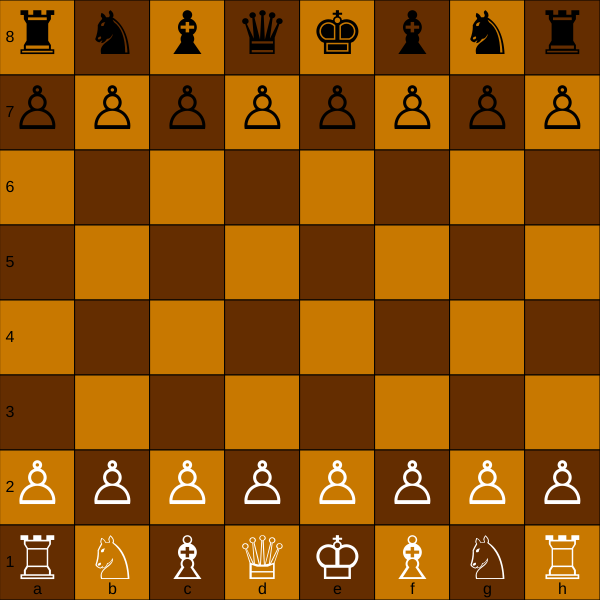
Frame 1 (no input)
Frame 60 (no input): identical to frame 1, image omitted
Frame 120 (the mouse pressed at the canvas centre since frame 60): identical to frame 1, image omitted

The p5.js sketch that drew this single still picture (run headless with seeded random() and noise() and a simulated clock; from frame 60 on, the mouse is pressed at the canvas centre):

// p5.js sketch
// ── sketch.js

const TT = new Map();

const EMPTY = 0;

const WHITE = 1;
const BLACK = -1;

const PAWN   = 1;
const KNIGHT = 2;
const BISHOP = 3;
const ROOK   = 4;
const QUEEN  = 5;
const KING   = 6;

let pendingPromotionMove = null;
let promotionChoices = ["q", "r", "b", "n"];
let currentDifficulty = "grandmaster"; 
let lastMove = null; // { fromFile, fromRank, toFile, toRank }
let humanSide = WHITE;
const NULL_MOVE_R = 2;      // reduction
const NULL_MOVE_MIN_DEPTH = 3; // only do at depth >= 3
const TT_SIZE = 10000000000000;

const PIECE_NONE = 0;
// Map your internal piece codes to 0..N-1
// Example (adapt to your engine):
// 1: white pawn, 2: white knight, ..., 7: black pawn, etc.

let zobristPiece = [];   // [square][piece]
let zobristSide;         // side to move
let zobristCastling = []; // castling rights index
let zobristEnPassant = []; // file index (0-7) or 8 = none

let zobristKey = 0n;     // BigInt for safety



const DIFFICULTY = {
  easy:    { depth: 1, noise: 0.40, blunder: 0.30 },
  normal:  { depth: 2, noise: 0.20, blunder: 0.10 },
  hard:    { depth: 3, noise: 0.05, blunder: 0.02 },
  insane:  { depth: 4, noise: 0.01, blunder: 0.004 },
  master:  { depth: 5, noise: 0.001, blunder: 0.001 },
  grandmaster:  { depth: 8, noise: 0.0001, blunder: 0.0001 }
};

class Position {
  constructor() {
    this.board = this.createStartBoard();
    this.sideToMove = WHITE;

    this.castlingRights = {
      whiteKingSide: true,
      whiteQueenSide: true,
      blackKingSide: true,
      blackQueenSide: true
    };

    this.enPassantSquare = null; // {file, rank} or null
    this.halfmoveClock = 0;
    this.fullmoveNumber = 1;
  }

  createStartBoard() {
    const b = [];
    for (let r = 0; r < 8; r++) {
      b[r] = new Array(8).fill(EMPTY);
    }

    // place pieces (simple encoding: color * pieceType)
    // white
    b[7] = [
      WHITE * ROOK, WHITE * KNIGHT, WHITE * BISHOP, WHITE * QUEEN,
      WHITE * KING, WHITE * BISHOP, WHITE * KNIGHT, WHITE * ROOK
    ];
    b[6] = new Array(8).fill(WHITE * PAWN);

    // black
    b[0] = [
      BLACK * ROOK, BLACK * KNIGHT, BLACK * BISHOP, BLACK * QUEEN,
      BLACK * KING, BLACK * BISHOP, BLACK * KNIGHT, BLACK * ROOK
    ];
    b[1] = new Array(8).fill(BLACK * PAWN);

    return b;
  }

  clone() {
    const p = new Position();
    p.board = this.board.map(row => row.slice());
    p.sideToMove = this.sideToMove;
    p.castlingRights = { ...this.castlingRights };
    p.enPassantSquare = this.enPassantSquare ? { ...this.enPassantSquare } : null;
    p.halfmoveClock = this.halfmoveClock;
    p.fullmoveNumber = this.fullmoveNumber;
    return p;
  }
}
class Move {
  constructor(fromFile, fromRank, toFile, toRank, options = {}) {
    this.fromFile = fromFile;
    this.fromRank = fromRank;
    this.toFile = toFile;
    this.toRank = toRank;

    this.promotion = options.promotion || null; // piece type
    this.isEnPassant = !!options.isEnPassant;
    this.isCastling = !!options.isCastling;
    this.capturedPiece = options.capturedPiece || null; // filled when making move
  }
}
function inBounds(f, r) {
  return f >= 0 && f < 8 && r >= 0 && r < 8;
}

function pieceColor(piece) {
  if (piece === EMPTY) return 0;
  return piece > 0 ? WHITE : BLACK;
}
Position.prototype.generatePseudoLegalMoves = function() {
  const moves = [];
  const side = this.sideToMove;

  for (let r = 0; r < 8; r++) {
    for (let f = 0; f < 8; f++) {
      const piece = this.board[r][f];
      if (piece === EMPTY) continue;
      if (pieceColor(piece) !== side) continue;

      const type = pieceType(piece);
      if (type === PAWN) {
        this.generatePawnMoves(f, r, moves);
      } else if (type === KNIGHT) {
        this.generateKnightMoves(f, r, moves);
      } else if (type === BISHOP) {
        this.generateSlidingMoves(f, r, moves, [
          [1,1], [1,-1], [-1,1], [-1,-1]
        ]);
      } else if (type === ROOK) {
        this.generateSlidingMoves(f, r, moves, [
          [1,0], [-1,0], [0,1], [0,-1]
        ]);
      } else if (type === QUEEN) {
        this.generateSlidingMoves(f, r, moves, [
          [1,1], [1,-1], [-1,1], [-1,-1],
          [1,0], [-1,0], [0,1], [0,-1]
        ]);
      } else if (type === KING) {
        this.generateKingMoves(f, r, moves);
      }
    }
  }

  return moves;
};

Position.prototype.isSquareAttackedBy = function(f, r, attackerColor) {

  // --- Pawn attacks ---
  const pawnDir = attackerColor === WHITE ? -1 : 1;
  const pawnRanks = r + pawnDir;
  for (const df of [-1, 1]) {
    const pf = f + df;
    if (inBounds(pf, pawnRanks)) {
      const piece = this.board[pawnRanks][pf];
      if (piece === attackerColor * PAWN) return true;
    }
  }

  // --- Knight attacks ---
  const knightOffsets = [
    [1,2], [2,1], [-1,2], [-2,1],
    [1,-2], [2,-1], [-1,-2], [-2,-1]
  ];
  for (const [df, dr] of knightOffsets) {
    const nf = f + df, nr = r + dr;
    if (!inBounds(nf, nr)) continue;
    if (this.board[nr][nf] === attackerColor * KNIGHT) return true;
  }

  // --- Sliding attacks (Bishop/Queen) ---
  const bishopDirs = [[1,1],[1,-1],[-1,1],[-1,-1]];
  for (const [df, dr] of bishopDirs) {
    let nf = f + df, nr = r + dr;
    while (inBounds(nf, nr)) {
      const piece = this.board[nr][nf];
      if (piece !== EMPTY) {
        if (piece === attackerColor * BISHOP ||
            piece === attackerColor * QUEEN) return true;
        break;
      }
      nf += df; nr += dr;
    }
  }

  // --- Sliding attacks (Rook/Queen) ---
  const rookDirs = [[1,0],[-1,0],[0,1],[0,-1]];
  for (const [df, dr] of rookDirs) {
    let nf = f + df, nr = r + dr;
    while (inBounds(nf, nr)) {
      const piece = this.board[nr][nf];
      if (piece !== EMPTY) {
        if (piece === attackerColor * ROOK ||
            piece === attackerColor * QUEEN) return true;
        break;
      }
      nf += df; nr += dr;
    }
  }

  // --- King attacks ---
  const kingOffsets = [
    [1,0], [-1,0], [0,1], [0,-1],
    [1,1], [1,-1], [-1,1], [-1,-1]
  ];
  for (const [df, dr] of kingOffsets) {
    const nf = f + df, nr = r + dr;
    if (!inBounds(nf, nr)) continue;
    if (this.board[nr][nf] === attackerColor * KING) return true;
  }

  return false;
};


Position.prototype.inCheck = function(color) {
  let kingFile = -1, kingRank = -1;

  // find king
  for (let r = 0; r < 8; r++) {
    for (let f = 0; f < 8; f++) {
      if (this.board[r][f] === color * KING) {
        kingFile = f;
        kingRank = r;
        break;
      }
    }
  }

  return this.isSquareAttackedBy(kingFile, kingRank, -color);
};


Position.prototype.generateLegalMoves = function() {
  const pseudo = this.generatePseudoLegalMoves();
  const legal = [];

  for (const m of pseudo) {
    const clone = this.clone();
    clone.makeMove(m);
    if (!clone.inCheck(this.sideToMove)) { // original side
      legal.push(m);
    }
  }

  return legal;
};

Position.prototype.generatePawnMoves = function(f, r, moves) {
  const side = this.sideToMove;
  const dir = side === WHITE ? -1 : 1;
  const startRank = side === WHITE ? 6 : 1;
  const promotionRank = side === WHITE ? 0 : 7;

  const oneStepR = r + dir;
  if (inBounds(f, oneStepR) && this.board[oneStepR][f] === EMPTY) {
    // normal move or promotion
    if (oneStepR === promotionRank) {
      [QUEEN, ROOK, BISHOP, KNIGHT].forEach(promo => {
        moves.push(new Move(f, r, f, oneStepR, { promotion: promo }));
      });
    } else {
      moves.push(new Move(f, r, f, oneStepR));
    }

    // two-step from start
    if (r === startRank) {
      const twoStepR = r + 2 * dir;
      if (this.board[twoStepR][f] === EMPTY) {
        moves.push(new Move(f, r, f, twoStepR));
      }
    }
  }

  // captures
  for (const df of [-1, 1]) {
    const cf = f + df;
    const cr = r + dir;
    if (!inBounds(cf, cr)) continue;

    const target = this.board[cr][cf];

    // normal capture
    if (target !== EMPTY && pieceColor(target) === -side) {
      if (cr === promotionRank) {
        [QUEEN, ROOK, BISHOP, KNIGHT].forEach(promo => {
          moves.push(new Move(f, r, cf, cr, { promotion: promo }));
        });
      } else {
        moves.push(new Move(f, r, cf, cr));
      }
    }

    // en passant
    if (this.enPassantSquare &&
        this.enPassantSquare.file === cf &&
        this.enPassantSquare.rank === cr &&
        target === EMPTY) {
      moves.push(new Move(f, r, cf, cr, { isEnPassant: true }));
    }
  }
};
Position.prototype.makeMove = function(move) {
  const fromPiece = this.board[move.fromRank][move.fromFile];
  const side = this.sideToMove;
  // reset en passant by default
  this.enPassantSquare = null;

  // handle en passant capture
  if (move.isEnPassant) {
    const dir = side === WHITE ? -1 : 1;
    const capRank = move.toRank - dir;
    move.capturedPiece = this.board[capRank][move.toFile];
    this.board[capRank][move.toFile] = EMPTY;
  } else {
    move.capturedPiece = this.board[move.toRank][move.toFile];
  }

  // move piece
  this.board[move.fromRank][move.fromFile] = EMPTY;

  let placedPiece = fromPiece;

  // promotion
  if (move.promotion) {
    placedPiece = side * move.promotion;
  }

  this.board[move.toRank][move.toFile] = placedPiece;

  // pawn two-step → set en passant square
  if (pieceType(fromPiece) === PAWN && Math.abs(move.toRank - move.fromRank) === 2) {
    const epRank = (move.fromRank + move.toRank) / 2;
    this.enPassantSquare = { file: move.fromFile, rank: epRank };
  }

  if (move.isCastling) {
  const rank = move.fromRank; // king's rank (0 for black, 7 for white)

  if (move.toFile === 6) { // king-side
    const rookFrom = 7;
    const rookTo = 5;
    this.board[rank][rookTo] = this.board[rank][rookFrom];
    this.board[rank][rookFrom] = EMPTY;
  } else if (move.toFile === 2) { // queen-side
    const rookFrom = 0;
    const rookTo = 3;
    this.board[rank][rookTo] = this.board[rank][rookFrom];
    this.board[rank][rookFrom] = EMPTY;
  }
      // if king moves, remove both rights
if (pieceType(fromPiece) === KING) {
  if (side === WHITE) {
    this.castlingRights.whiteKingSide = false;
    this.castlingRights.whiteQueenSide = false;
  } else {
    this.castlingRights.blackKingSide = false;
    this.castlingRights.blackQueenSide = false;
  }
}

// if rook moves or is captured, remove that side's right
if (pieceType(fromPiece) === ROOK) {
  if (side === WHITE) {
    if (move.fromFile === 0 && move.fromRank === 7) this.castlingRights.whiteQueenSide = false;
    if (move.fromFile === 7 && move.fromRank === 7) this.castlingRights.whiteKingSide = false;
  } else {
    if (move.fromFile === 0 && move.fromRank === 0) this.castlingRights.blackQueenSide = false;
    if (move.fromFile === 7 && move.fromRank === 0) this.castlingRights.blackKingSide = false;
  }
}
}



  // update clocks
  if (pieceType(fromPiece) === PAWN || move.capturedPiece !== EMPTY) {
    this.halfmoveClock = 0;
  } else {
    this.halfmoveClock++;
  }

  if (side === BLACK) {
    this.fullmoveNumber++;
  }

  // switch side
  this.sideToMove = -side;
};
Position.prototype.generateKnightMoves = function(f, r, moves) {
  const side = this.sideToMove;
  const offsets = [
    [1,2], [2,1], [-1,2], [-2,1],
    [1,-2], [2,-1], [-1,-2], [-2,-1]
  ];

  for (const [df, dr] of offsets) {
    const nf = f + df;
    const nr = r + dr;
    if (!inBounds(nf, nr)) continue;

    const target = this.board[nr][nf];
    if (target === EMPTY || pieceColor(target) === -side) {
      moves.push(new Move(f, r, nf, nr));
    }
  }
};
Position.prototype.generateSlidingMoves = function(f, r, moves, directions) {
  const side = this.sideToMove;

  for (const [df, dr] of directions) {
    let nf = f + df;
    let nr = r + dr;

    while (inBounds(nf, nr)) {
      const target = this.board[nr][nf];

      if (target === EMPTY) {
        moves.push(new Move(f, r, nf, nr));
      } else {
        if (pieceColor(target) === -side) {
          moves.push(new Move(f, r, nf, nr));
        }
        break; // blocked
      }

      nf += df;
      nr += dr;
    }
  }
};

Position.prototype.generateKingMoves = function(f, r, moves) {
  const side = this.sideToMove;
  const offsets = [
    [1,0], [-1,0], [0,1], [0,-1],
    [1,1], [1,-1], [-1,1], [-1,-1]
  ];

  for (const [df, dr] of offsets) {
    const nf = f + df;
    const nr = r + dr;
    if (!inBounds(nf, nr)) continue;

    const target = this.board[nr][nf];
    if (target === EMPTY || pieceColor(target) === -side) {
      moves.push(new Move(f, r, nf, nr));
    }
  }

  this.generateCastlingMoves(f, r, moves);
};
Position.prototype.generateCastlingMoves = function(f, r, moves) {
  const side = this.sideToMove;

  const kingSide = side === WHITE
    ? this.castlingRights.whiteKingSide
    : this.castlingRights.blackKingSide;

  const queenSide = side === WHITE
    ? this.castlingRights.whiteQueenSide
    : this.castlingRights.blackQueenSide;

  // King must not be in check
  if (this.inCheck(side)) return;

  // KING SIDE CASTLING
  if (kingSide) {
    // squares between king and rook must be empty
    if (this.board[r][f+1] === EMPTY &&
        this.board[r][f+2] === EMPTY) {

      // squares king passes through must not be attacked
      if (!this.isSquareAttackedBy(f+1, r, -side) &&
          !this.isSquareAttackedBy(f+2, r, -side)) {

        moves.push(new Move(f, r, f+2, r, { isCastling: true }));
      }
    }
  }

  // QUEEN SIDE CASTLING
  if (queenSide) {
    if (this.board[r][f-1] === EMPTY &&
        this.board[r][f-2] === EMPTY &&
        this.board[r][f-3] === EMPTY) {

      if (!this.isSquareAttackedBy(f-1, r, -side) &&
          !this.isSquareAttackedBy(f-2, r, -side)) {

        moves.push(new Move(f, r, f-2, r, { isCastling: true }));
      }
    }
  }

};
Position.prototype.generateLegalMoves = function() {
  const pseudo = this.generatePseudoLegalMoves();
  const legal = [];

  for (const move of pseudo) {
    const clone = this.clone();
    clone.makeMove(move);

    // after move, sideToMove has flipped
    if (!clone.inCheck(-clone.sideToMove)) {
      legal.push(move);
    }
  }

  return legal;
};

function pieceType(piece) {
  return Math.abs(piece);
}

let position;
let engine;
  class ChessEngine {
  constructor() {
     this.position = null;
  this.searching = false;

  this.bestMove = null;
  this.bestScore = -Infinity;

  this.rootMoves = [];
  this.currentRootIndex = 0;

  this.stack = [];

  this.nodeBudgetPerFrame = 3000000; // you already found this sweet spot

  // iterative deepening
  this.maxDepth = 1;
  this.targetDepth = DIFFICULTY[currentDifficulty].depth;

  // heuristics
  this.killers = Array.from({ length: 64 }, () => [null, null]);
  this.history = {};
  }



  tick() {
    let nodes = 0;
    while (nodes < this.nodeBudgetPerFrame && this.searching) {
      if (!this.stepSearch()) {
        this.searching = false;
        break;
      }
      nodes++;
    }
  }
}
ChessEngine.prototype.startSearch = function(pos) {
  this.position = pos.clone();
  this.searching = true;

  this.bestMove = null;
  this.bestScore = -Infinity;

  this.rootMoves = this.position.generateLegalMoves();

  // simple capture-first ordering
  this.rootMoves.sort((a, b) => {
    const ca = a.capturedPiece !== EMPTY ? 1 : 0;
    const cb = b.capturedPiece !== EMPTY ? 1 : 0;
    return cb - ca;
  });
 // -------------------------
  // Null Move Pruning block
  // -------------------------
  if (!inCheckNow &&
      depth >= NULL_MOVE_MIN_DEPTH &&
      hasNonPawnMaterial(position.sideToMove)) {

    const R = NULL_MOVE_R;
    const nullDepth = depth - 1 - R;

    makeNullMove();
    const score = -stepSearch(nullDepth, -beta, -beta + 1, ply + 1);
    unmakeNullMove();

    if (score >= beta) {
      // Fail-high: prune
      return beta;
    }
  }


  this.currentRootIndex = 0;
  this.stack = [];

  if (this.rootMoves.length > 0) {
    this.pushRootMove(this.rootMoves[0]);
  }
};

ChessEngine.prototype.pushRootMove = function(move) {
  const newPos = this.position.clone();
  newPos.makeMove(move);
  const moves = newPos.generateLegalMoves();

  const frame = new SearchFrame(
    newPos,
    this.maxDepth - 1,
    -Infinity,
    Infinity,
    moves,
    0,
    false,
    null
  );

  frame.rootMove = move;
  this.stack.push(frame);
};



ChessEngine.prototype.stepSearch = function() {
  // If stack empty → move to next root move
  if (this.stack.length === 0) {
    this.currentRootIndex++;
    if (this.currentRootIndex >= this.rootMoves.length) {
      return false; // search finished at this depth
    }
    this.pushRootMove(this.rootMoves[this.currentRootIndex]);
    return true;
  }

  let frame = this.stack[this.stack.length - 1];

  // Terminal node or depth 0
  if (frame.depth === 0 || frame.moves.length === 0) {
    const score = this.evaluate(frame.position);
    this.propagateScore(frame, score);
    this.stack.pop();
    return true;
  }

  // Still moves to explore
  if (frame.moveIndex < frame.moves.length) {
    const move = frame.moves[frame.moveIndex++];

    const newPos = frame.position.clone();
    newPos.makeMove(move);

    const childMoves = newPos.generatePseudoLegalMoves();
    const childDepth = frame.depth - 1;

    const child = new SearchFrame(
      newPos,
      childDepth,
      frame.alpha,
      frame.beta,
      childMoves,
      0,
      !frame.isMaxPlayer,
      { parent: frame }
    );

    child.rootMove = frame.rootMove;
    this.stack.push(child);
    return true;
  }

  // No moves left → return bestScore
  const finalScore = frame.bestScore;
  this.propagateScore(frame, finalScore);
  this.stack.pop();
  return true;
};




ChessEngine.prototype.updateFrameBest = function(frame, score, move) {
  if (frame.isMaxPlayer) {
    if (score > frame.bestScore) frame.bestScore = score;
    if (score > frame.alpha) frame.alpha = score;
  } else {
    if (score < frame.bestScore) frame.bestScore = score;
    if (score < frame.beta) frame.beta = score;
  }

  // alpha-beta cutoff
  if (frame.alpha >= frame.beta) {
    // killer + history
    if (move) {
      const ply = frame.depth;
      const killers = this.killers[ply];

      const key = moveKey(move);
      this.history[key] = (this.history[key] || 0) + ply * ply;

      if (!killers[0] || moveKey(killers[0]) !== key) {
        killers[1] = killers[0];
        killers[0] = move;
      }
    }

    frame.moveIndex = frame.moves.length;
  }
};


ChessEngine.prototype.propagateScore = function(frame, score) {
  if (!frame.parentInfo || !frame.parentInfo.parent) {
    // root frame
    if (score > this.bestScore) {
      this.bestScore = score;
      this.bestMove = frame.rootMove;
    }
    return;
  }

  const parent = frame.parentInfo.parent;
  this.updateFrameBest(parent, score, frame.lastMove);
};


ChessEngine.prototype.evaluate = function(pos) {
  let score = 0;

  const pieceValues = {
    [PAWN]: 100,
    [KNIGHT]: 320,
    [BISHOP]: 330,
    [ROOK]: 500,
    [QUEEN]: 900,
    [KING]: 20000
  };

  const PST = {
    [PAWN]: [
      [0,0,0,0,0,0,0,0],
      [5,5,5,5,5,5,5,5],
      [1,1,2,3,3,2,1,1],
      [0,0,1,2,2,1,0,0],
      [0,0,1,2,2,1,0,0],
      [1,1,2,3,3,2,1,1],
      [5,5,5,5,5,5,5,5],
      [0,0,0,0,0,0,0,0]
    ],
    [KNIGHT]: [
      [-5,-4,-3,-3,-3,-3,-4,-5],
      [-4,-2,0,0,0,0,-2,-4],
      [-3,0,1,1,1,1,0,-3],
      [-3,0,1,2,2,1,0,-3],
      [-3,0,1,2,2,1,0,-3],
      [-3,0,1,1,1,1,0,-3],
      [-4,-2,0,0,0,0,-2,-4],
      [-5,-4,-3,-3,-3,-3,-4,-5]
    ],
    [BISHOP]: [
      [1,0,0,-1,-1,0,0,1],
      [-2,1,1,1,1,1,1,-2],
      [-2,1,2,2,2,2,1,-2],
      [-2,1,2,0,0,2,1,-2],
      [-2,1,2,0,0,2,1,-2],
      [-2,1,2,2,2,2,1,-2],
      [-2,1,1,1,1,1,1,-2],
      [1,0,0,-1,-1,0,0,1]
    ],
    [ROOK]: [
      [2,1,1,1,1,1,1,2,],
      [2,1,1,1,1,1,1,2],
      [2,1,2,0,0,2,1,2],
      [2,1,0,-1,-1,0,1,2],
      [2,1,0,-1,-1,0,1,2],
      [2,1,2,0,0,2,1,2],
      [2,1,1,1,1,1,1,2],
      [2,1,1,1,1,1,1,2]
    ],
    [QUEEN]: [
  [-20,-10,-10, -5, -5,-10,-10,-20],
  [-10,  0,  0,  0,  0,  0,  0,-10],
  [-10,  0,  5,  5,  5,  5,  0,-10],
  [ -5,  0,  5,  5,  5,  5,  0, -5],
  [ -5,  0,  5,  5,  5,  5,  0, -5],
  [-10,  0,  5,  5,  5,  5,  0,-10],
  [-10,  0,  0,  0,  0,  0,  0,-10],
  [-20,-10,-10, -5, -5,-10,-10,-20]
],


  };

  for (let r = 0; r < 8; r++) {
    for (let f = 0; f < 8; f++) {
      const p = pos.board[r][f];
      if (p === EMPTY) continue;

      const color = pieceColor(p);
      const type = pieceType(p);

      score += pieceValues[type] * color;

      if (PST[type]) {
        score += PST[type][r][f] * color;
      }
    }
  }

  // normalize from side to move perspective
  return score * (pos.sideToMove === WHITE ? 1 : -1);
};


// simple frame class so engine compiles
class SearchFrame {
  constructor(position, depth, alpha, beta, moves, moveIndex, isMaxPlayer, parentInfo) {
    this.position = position;
    this.depth = depth;
    this.alpha = alpha;
    this.beta = beta;
    this.moves = moves;
    this.moveIndex = moveIndex;
    this.isMaxPlayer = isMaxPlayer;
    this.bestScore = isMaxPlayer ? -Infinity : Infinity;
    this.parentInfo = parentInfo;
    this.rootMove = null;
  }
}
let dragging = false;
let dragPiece = null;
let dragFrom = null;
let dragX = 0;
let dragY = 0;
let highlightedMoves = [];
let aiside;
function setup() {
  createCanvas(600, 600);
  position = new Position();   // full rules engine
  engine = new ChessEngine();  // the incremental search engine
  aiside = BLACK
}

function drawCheckHighlight() {
  const tile = width / 8;

  const side = position.sideToMove;
  if (!position.inCheck(side)) return;

  // find king
  for (let r = 0; r < 8; r++) {
    for (let f = 0; f < 8; f++) {
      if (position.board[r][f] === side * KING) {
        fill(255, 0, 0, 120);
        noStroke();
        rect(f * tile, r * tile, tile, tile);
        return;
      }
    }
  }
}

function draw() {
  background(220);
  drawBoard();
  drawLastMoveHighlight();
  drawCheckHighlight();
  drawHighlights();
  drawPieces(position);
 // initZobrist();
// zobristKey = computeZobristKey(currentPosition);
  if (pendingPromotionMove) {
  drawPromotionMenu();
}
if (position.sideToMove !== humanSide &&
    !engine.searching &&
    engine.bestMove == null) {
  engine.maxDepth = 1;      // reset depth for new move
  engine.targetDepth = DIFFICULTY[currentDifficulty].depth;
  engine.startSearch(position);
}

if (engine.searching) engine.tick();

if (position.sideToMove !== humanSide &&
    !engine.searching &&
    engine.bestMove) {

  let move = engine.bestMove;

// add noise
if (DIFFICULTY[currentDifficulty].noise > 0) {
  const noise = DIFFICULTY[currentDifficulty].noise;
  if (Math.random() < noise) {
    const i = Math.floor(Math.random() * engine.rootMoves.length);
    move = engine.rootMoves[i];
  }
}

// add blunder chance
if (Math.random() < DIFFICULTY[currentDifficulty].blunder) {
  const i = Math.floor(Math.random() * engine.rootMoves.length);
  move = engine.rootMoves[i];
}

position.makeMove(move);
  lastMove = {
    fromFile: move.fromFile,
    fromRank: move.fromRank,
    toFile:   move.toFile,
    toRank:   move.toRank
  };
  engine.bestMove = null;
}
}
function isAITurn() {
  return position.sideToMove === aiside;
}
ChessEngine.prototype.startSearch = function(pos) {
  this.position = pos.clone();     // snapshot of current board
  this.searching = true;

  this.bestMove = null;
  this.bestScore = -Infinity;

  this.rootMoves = pos.generateLegalMoves();
  this.currentRootIndex = 0;

  this.stack = [];

  if (this.rootMoves.length > 0) {
    this.pushRootMove(this.rootMoves[0]);
  }
};
ChessEngine.prototype.tick = function() {
  let nodes = 0;
  while (nodes < this.nodeBudgetPerFrame && this.searching) {
    if (!this.stepSearch()) {
      // finished this depth
      this.searching = false;
      break;
    }
    nodes++;
  }

  // if finished this depth and can go deeper, restart search
  if (!this.searching && this.maxDepth < this.targetDepth) {
    this.maxDepth++;
    this.startSearch(this.position);
  }
};



let selectedSquare = null;

function mousePressed() {
  const sq = squareFromMouse(mouseX, mouseY);
  if (!sq) return;

  if (!isHumanTurn()) return;
if (pendingPromotionMove) {
  const tile = width / 8;
  const x = pendingPromotionMove.toFile * tile;
  const y = pendingPromotionMove.toRank * tile;

  for (let i = 0; i < 4; i++) {
    const bx = x;
    const by = y + i * tile;

    if (mouseX >= bx && mouseX < bx + tile &&
        mouseY >= by && mouseY < by + tile) {

      // finalize promotion
      pendingPromotionMove.promotion = {
        "q": QUEEN,
        "r": ROOK,
        "b": BISHOP,
        "n": KNIGHT
      }[promotionChoices[i]];

      position.makeMove(pendingPromotionMove);
      pendingPromotionMove = null;
      dragPiece = null;
      dragFrom = null;
      return;
    }
  }

  // click outside menu → cancel menu
  pendingPromotionMove = null;
  return;
}

  const piece = position.board[sq.rank][sq.file];
  if (piece !== EMPTY && pieceColor(piece) === humanSide) {
    dragging = true;
    dragPiece = piece;
    dragFrom = sq;
    dragX = mouseX;
    dragY = mouseY;

    // compute legal moves for highlighting
    highlightedMoves = position.generateLegalMoves().filter(m =>
      m.fromFile === sq.file && m.fromRank === sq.rank
    );
  }
}

function mouseDragged() {
  if (dragging) {
    dragX = mouseX;
    dragY = mouseY;
  }
}
function mouseReleased() {
  if (!dragging) return;
  if (!isHumanTurn()) return;

  const sq = squareFromMouse(mouseX, mouseY);
  dragging = false;

  // clear highlights
  highlightedMoves = [];

  if (!sq) {
    dragPiece = null;
    dragFrom = null;
    return;
  }

  const legal = position.generateLegalMoves();
  for (const m of legal) {
    if (m.fromFile === dragFrom.file &&
        m.fromRank === dragFrom.rank &&
        m.toFile === sq.file &&
        m.toRank === sq.rank) {

      // promotion?
if (pieceType(dragPiece) === PAWN && (m.toRank === 0 || m.toRank === 7)) {
  pendingPromotionMove = m;
  return; // stop here, wait for user choice
}

position.makeMove(m);
      lastMove = {
  fromFile: m.fromFile,
  fromRank: m.fromRank,
  toFile:   m.toFile,
  toRank:   m.toRank
};
dragPiece = null;
dragFrom = null;
return;

    }
  }

  dragPiece = null;
  dragFrom = null;
}




function handleHumanClick(f, r) {
  if (!selectedSquare) {
    // select piece
    const piece = position.board[r][f];
    if (piece !== EMPTY && pieceColor(piece) === WHITE) {
      selectedSquare = { f, r };
    }
  } else {
    // attempt move
    const moves = position.generateLegalMoves();
    for (const m of moves) {
      if (m.fromFile === selectedSquare.f &&
          m.fromRank === selectedSquare.r &&
          m.toFile === f &&
          m.toRank === r) {

        position.makeMove(m);
        selectedSquare = null;
        return;
      }
    }

    // invalid → deselect
    selectedSquare = null;
  }
}
function drawBoard() {
  const tileSize = width / 8;
  stroke(0)

  for (let r = 0; r < 8; r++) {
    for (let f = 0; f < 8; f++) {
      if ((r + f) % 2 === 0) fill(200,120,0);
      else fill(100,45,0);

      rect(f * tileSize, r * tileSize, tileSize, tileSize);
    }
  }
  noStroke()
  // files (a–h) along bottom
  textAlign(CENTER, CENTER);
  textSize(16);
  fill(0); // or contrasting color

  for (let f = 0; f < 8; f++) {
    const fileChar = String.fromCharCode('a'.charCodeAt(0) + f);
    const x = f * tileSize + tileSize / 2;
    const y = 8 * tileSize - 10; // slightly above bottom edge
    text(fileChar, x, y);
  }

  // ranks (1–8) along left side
  for (let r = 0; r < 8; r++) {
    const rankChar = (8 - r).toString();
    const x = 10; // slightly right of left edge
    const y = r * tileSize + tileSize / 2;
    text(rankChar, x, y);
  }
}

function drawPieces(pos) {
  const tileSize = width / 8;

  for (let r = 0; r < 8; r++) {
    for (let f = 0; f < 8; f++) {
      const piece = pos.board[r][f];
      if (piece === EMPTY) continue;

      // Skip drawing the piece being dragged
      if (dragging &&
          dragFrom &&
          dragFrom.file === f &&
          dragFrom.rank === r) {
        continue;
      }

      drawPiece(piece, f * tileSize, r * tileSize, tileSize);
    }
  }

  // Draw dragged piece on top
  if (dragging && dragPiece !== null) {
    const tileSize = width / 8;
    drawPiece(dragPiece, dragX - tileSize / 2, dragY - tileSize / 2, tileSize);
  }
}

function drawPiece(piece, x, y, size) {
  const col = pieceColor(piece);
  const type = pieceType(piece);

  const symbols = {
    [PAWN]:   col === WHITE ? "♙" : "♙",
    [KNIGHT]: col === WHITE ? "♘" : "♞",
    [BISHOP]: col === WHITE ? "♗" : "♝",
    [ROOK]:   col === WHITE ? "♖" : "♜",
    [QUEEN]:  col === WHITE ? "♕" : "♛",
    [KING]:   col === WHITE ? "♔" : "♚"
  };

  textAlign(CENTER, CENTER);
  textSize(size * 0.8);
  fill(col === WHITE ? 255 : 0);
  text(symbols[type], x + size/2, y + size/2);
}


function squareFromMouse(x, y) {
  const tile = width / 8;
  const f = Math.floor(x / tile);
  const r = Math.floor(y / tile);

  if (f < 0 || f > 7 || r < 0 || r > 7) return null;
  return { file: f, rank: r };
}
function drawHighlights() {
  const tile = width / 8;

  // highlight selected square
  if (dragFrom) {
    fill(255, 255, 0, 120);
    noStroke();
    rect(dragFrom.file * tile, dragFrom.rank * tile, tile, tile);
  }

  // highlight legal moves
  for (const m of highlightedMoves) {
    const x = m.toFile * tile + tile / 2;
    const y = m.toRank * tile + tile / 2;

    fill(0, 0, 0, 120);
    noStroke();
    ellipse(x, y, tile * 0.3);
  }
}
function moveScore(engine, frame, move) {
  let score = 0;

  // 1. MVV-LVA for captures
  if (move.capturedPiece !== EMPTY) {
    const victim = pieceType(move.capturedPiece);
    const attacker = pieceType(move.piece);
    score += 100000 + victim * 10 - attacker;
  }

  // 2. Promotions
  if (move.promotion) score += 90000;

  // 3. Killer moves
  if (engine.killers && engine.killers[frame.depth]) {
    const k0 = engine.killers[frame.depth][0];
    const k1 = engine.killers[frame.depth][1];
    if (k0 && moveKey(k0) === moveKey(move)) score += 50000;
    if (k1 && moveKey(k1) === moveKey(move)) score += 50000;
  }

  // 4. History heuristic (if you have it)
  if (engine.history) {
    const h =
      engine.history[move.fromRank]?.[move.fromFile]?.[move.toRank]?.[move.toFile] || 0;
    score += h;
  }

  // 5. Centralization for quiet moves
  if (move.capturedPiece === EMPTY && !move.promotion) {
    const center =
      (4 - Math.abs(move.toFile - 3.5)) + (4 - Math.abs(move.toRank - 3.5));
    score += center;
  }

  return score;
}


function moveKey(move) {
  if (!move) return "null";
  return `${move.fromFile}${move.fromRank}${move.toFile}${move.toRank}`;
}


function moveScore(engine, frame, move) {
  let score = 0;

  // MVV-LVA for captures
  if (move.capturedPiece !== EMPTY) {
    const victim = pieceType(move.capturedPiece);
    const attacker = pieceType(move.piece);
    score += 1000 + 10 * victim - attacker;
  }

  // promotions
  if (move.promotion) score += 900;

  // killer moves
  const killers = engine.killers[frame.depth] || [];
  if (killers[0] && moveKey(killers[0]) === moveKey(move)) score += 5000;
  if (killers[1] && moveKey(killers[1]) === moveKey(move)) score += 4000;

  // history heuristic
  const key = moveKey(move);
  score += engine.history[key] || 0;

  // quiet centralization
  if (move.capturedPiece === EMPTY && !move.promotion) {
    const centerBonus =
      (4 - Math.abs(move.toFile - 3.5)) +
      (4 - Math.abs(move.toRank - 3.5));
    score += centerBonus;
  }

  return score;
}
function drawPromotionMenu() {
  const tile = width / 8;
  const x = pendingPromotionMove.toFile * tile;
  const y = pendingPromotionMove.toRank * tile;

  // background box
  fill(255, 255, 255, 230);
  stroke(0);
  rect(x, y, tile, tile * 4);

  textAlign(CENTER, CENTER);
  textSize(tile * 0.7);

  const symbols = {
    "q": position.sideToMove === WHITE ? "♕" : "♛",
    "r": position.sideToMove === WHITE ? "♖" : "♜",
    "b": position.sideToMove === WHITE ? "♗" : "♝",
    "n": position.sideToMove === WHITE ? "♘" : "♞"
  };

  for (let i = 0; i < 4; i++) {
    fill(255);
    rect(x, y + i * tile, tile, tile);
    fill(0);
    text(symbols[promotionChoices[i]], x + tile / 2, y + tile / 2 + i * tile);
  }
}
ChessEngine.prototype.quiescenc = function(pos, alpha, beta) {
  // hard cap to avoid p5 "infinite loop"
  this.qNodes++;
  if (this.qNodes > this.maxQNodes) {
    return this.evaluate(pos);
  }

  let standPat = this.evaluate(pos);

  if (standPat >= beta) return beta;
  if (standPat > alpha) alpha = standPat;

  const moves = pos.generatePseudoLegalMoves().filter(m => m.capturedPiece !== EMPTY);

  const frame = { depth: 0 };
  orderMoves(this, pos, moves, frame);

  for (const move of moves) {
    const newPos = pos.clone();
    newPos.makeMove(move);

    const score = -this.quiescence(newPos, -beta, -alpha);

    if (score >= beta) return beta;
    if (score > alpha) alpha = score;
  }

  return alpha;
};
ChessEngine.prototype.quiescence = function(pos, alpha, beta) {
  // not used in this minimal core
  return this.evaluate(pos);
};


ChessEngine.prototype.seeLosesMaterial = function(pos, move) {
  const newPos = pos.clone();
  newPos.makeMove(move);

  const color = pieceColor(move.piece);
  const enemy = -color;
  const f = move.toFile;
  const r = move.toRank;

  // if enemy can capture the moved piece
  const attackedByEnemy = newPos.isSquareAttacked(f, r, enemy);
  if (!attackedByEnemy) return false;

  // if we can also defend/recapture, don't treat it as a losing move
  const defendedByUs = newPos.isSquareAttacked(f, r, color);
  if (defendedByUs) return false;

  return true; // hanging
};

Position.prototype.isSquareAttacked = function(file, rank, byColor) {
  const moves = this.generatePseudoLegalMoves();

  for (const m of moves) {
    if (pieceColor(m.piece) !== byColor) continue;

    if (m.toFile === file && m.toRank === rank) {
      return true;
    }
  }

  return false;
};
Position.prototype.isSquareAttacked = function(file, rank, byColor) {
  const moves = this.generatePseudoLegalMoves();

  for (const m of moves) {
    if (pieceColor(m.piece) !== byColor) continue;
    if (m.toFile === file && m.toRank === rank) return true;
  }

  return false;
};
ChessEngine.prototype.nullMovePrune = function(frame) {
  const pos = frame.position;

  // 1. Don't null move in check
  if (pos.inCheck(pos.sideToMove)) return null;

  // 2. Don't null move in endgames (zugzwang danger)
  let material = 0;
  for (let r = 0; r < 8; r++) {
    for (let f = 0; f < 8; f++) {
      const p = pos.board[r][f];
      if (p === EMPTY) continue;
      const t = pieceType(p);
      if (t !== KING && t !== PAWN) material++;
    }
  }
  if (material <= 4) return null; // endgame → disable null move

  // 3. Depth must be high enough
  if (frame.depth < 3) return null;

  // 4. Make null move
  const newPos = pos.clone();
  newPos.sideToMove = -newPos.sideToMove;

  // 5. Reduced depth (R = 2)
  const R = 2;
  const score = -this.quiescence(newPos, -frame.beta, -frame.beta + 1);

  // 6. Fail-high → prune
  if (score >= frame.beta) return score;

  return null;
};
Position.prototype.hash = function() {
  let h = 0;
  for (let r = 0; r < 8; r++) {
    for (let f = 0; f < 8; f++) {
      const p = this.board[r][f];
      if (p !== EMPTY) {
        h = (h * 31 + p * 7 + r * 3 + f) | 0;
      }
    }
  }
  return h;
};
function orderMoves(engine, pos, moves, frame) {
  for (const m of moves) {
    m.order = moveScore(engine, frame, m);
  }
  moves.sort((a, b) => b.order - a.order);
  for (let m of moves) {
  if (m.isCapture) {
    m.see = SEE(m);
  } else {
    m.see = -99999999; // quiet moves go last
  }
}
moves.sort((a, b) => b.see - a.see);
}
function drawLastMoveHighlight() {
  if (!lastMove) return;

  const tile = width / 8;

  // from-square (yellow)
  fill(255, 255, 0, 120);
  noStroke();
  rect(lastMove.fromFile * tile, lastMove.fromRank * tile, tile, tile);

  // to-square (green)
  fill(0, 255, 0, 120);
  noStroke();
  rect(lastMove.toFile * tile, lastMove.toRank * tile, tile, tile);
}

function isHumanTurn() {
  return position.sideToMove === humanSide;
}

function isAITurn() {
  return position.sideToMove !== humanSide;
}

function random64() {
  // Simple 64-bit random using BigInt
  return (BigInt(Math.floor(Math.random() * 0xFFFFFFFF)) << 32n) ^
         BigInt(Math.floor(Math.random() * 0xFFFFFFFF));
}

function initZobrist() {
  zobristPiece = Array(64).fill(0).map(() => []);
  for (let sq = 0; sq < 64; sq++) {
    for (let p = 0; p < 16; p++) { // assume max 16 piece types (adjust)
      zobristPiece[sq][p] = random64();
    }
  }

  zobristSide = random64();

  // Castling: encode your castling rights as 0..15 bitmask, or fewer
  zobristCastling = [];
  for (let cr = 0; cr < 16; cr++) {
    zobristCastling[cr] = random64();
  }

  // En passant: 0..7 = file, 8 = none
  zobristEnPassant = [];
  for (let f = 0; f < 9; f++) {
    zobristEnPassant[f] = random64();
  }
}
function computeZobristKey(position) {
  let key = 0n;

  for (let sq = 0; sq < 64; sq++) {
    const piece = position.board[sq]; // your piece code or PIECE_NONE
    if (piece !== PIECE_NONE) {
      key ^= zobristPiece[sq][piece];
    }
  }

  if (position.sideToMove === 'b') {
    key ^= zobristSide;
  }

  key ^= zobristCastling[position.castlingRights]; // 0..15
  key ^= zobristEnPassant[position.enPassantFile]; // 0..8

  return key;
}
function hasNonPawnMaterial(side) {
  // Adapt to your piece codes
  // Example: 1=WP, 2=WN, 3=WB, 4=WR, 5=WQ, 6=WK, 7=BP, ...
  for (let sq = 0; sq < 64; sq++) {
    const p = position.board[sq];
    if (p != EMPTY) continue;

    const isWhite = (p >= 1 && p <= 6);
    const isBlack = (p >= 7 && p <= 12);

    if ((side === 'w' && isWhite) || (side === 'b' && isBlack)) {
      const type = p % 6; // 1 pawn, 2 knight, 3 bishop, 4 rook, 5 queen, 0 king
      if (type !== 1 && type !== 0) {
        return true; // has non-pawn, non-king material
      }
    }
  }
  return false;
}
function makeNullMove() {
  zobristStack.push(zobristKey);

  // Remove old EP from key
  const oldEp = position.enPassantFile;
  if (oldEp !== 8) {
    zobristKey ^= zobristEnPassant[oldEp];
  }

  // No new EP square
  position.enPassantFile = 8;

  // Flip side
  position.sideToMove = (position.sideToMove === 'w') ? 'b' : 'w';
}

function unmakeNullMove() {
  // Restore everything from stack
  zobristKey = zobristStack.pop();
  // Also restore sideToMove, enPassantFile, etc. from your usual position stack
  // If you don't have a full position stack, you can:
  // - store sideToMove and enPassantFile in your own null-move stack
}
function SEE(move) {
  const from = move.from;
  const to = move.to;

  let board = position.board;

  let attacker = move.piece;
  let victim = move.captured;

  if (!victim) return 0; // no capture = no SEE

  // Gains list
  let gains = [];
  gains.push(PIECE_VALUE[victim]);

  let side = position.sideToMove;
  let attackers = getAttackers(to); // you must implement this

  let depth = 0;
  let currentVictim = attacker;

  while (true) {
    // Remove the current attacker from the board
    removePiece(currentVictim, from, to);

    side = (side === 'w') ? 'b' : 'w';

    let nextAttacker = findLeastValuableAttacker(side, to);
    if (!nextAttacker) break;

    gains.push(PIECE_VALUE[currentVictim] - gains[depth]);
    depth++;

    currentVictim = nextAttacker;
  }

  // Undo board changes
  undoSEE();

  // Minimax the gains
  for (let i = gains.length - 2; i >= 0; i--) {
    gains[i] = Math.min(gains[i], -gains[i + 1]);
  }

  return gains[0];
}
